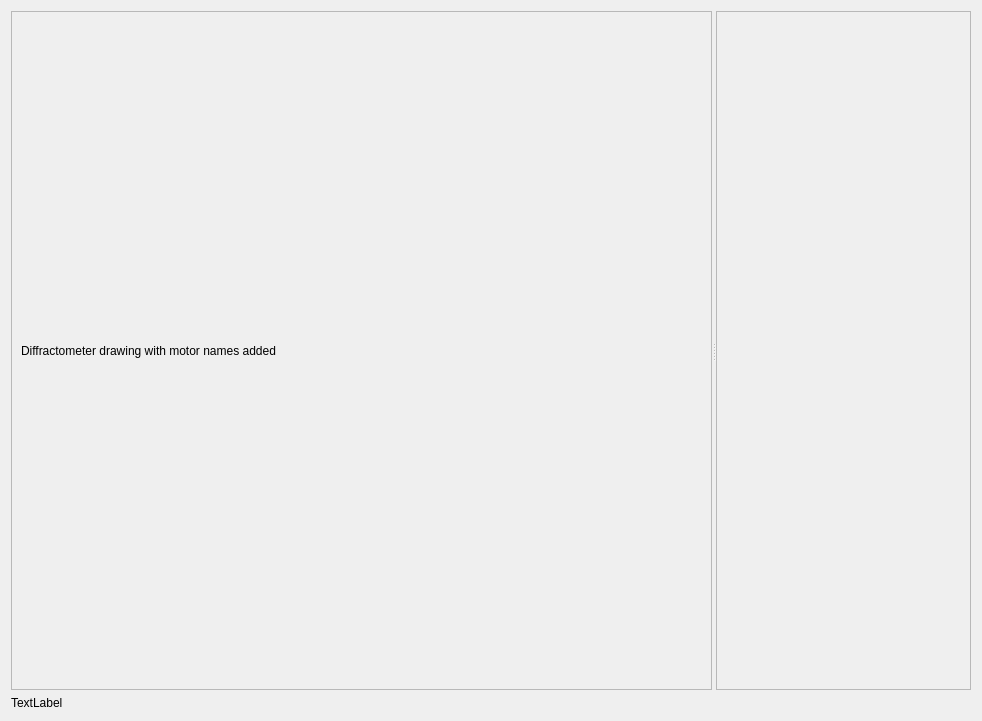
<?xml version="1.0" encoding="UTF-8"?>
<ui version="4.0">
 <class>Form</class>
 <widget class="QWidget" name="Form">
  <property name="geometry">
   <rect>
    <x>0</x>
    <y>0</y>
    <width>982</width>
    <height>721</height>
   </rect>
  </property>
  <property name="windowTitle">
   <string>Form</string>
  </property>
  <layout class="QGridLayout" name="gridLayout">
   <item row="0" column="0">
    <widget class="QSplitter" name="splitter">
     <property name="orientation">
      <enum>Qt::Horizontal</enum>
     </property>
     <widget class="QFrame" name="frame">
      <property name="frameShape">
       <enum>QFrame::StyledPanel</enum>
      </property>
      <property name="frameShadow">
       <enum>QFrame::Raised</enum>
      </property>
      <layout class="QVBoxLayout" name="verticalLayout">
       <item>
        <widget class="QLabel" name="label_pixmap">
         <property name="text">
          <string>Diffractometer drawing with motor names added</string>
         </property>
        </widget>
       </item>
      </layout>
     </widget>
     <widget class="QFrame" name="frame_2">
      <property name="frameShape">
       <enum>QFrame::StyledPanel</enum>
      </property>
      <property name="frameShadow">
       <enum>QFrame::Raised</enum>
      </property>
      <property name="lineWidth">
       <number>1</number>
      </property>
     </widget>
    </widget>
   </item>
   <item row="1" column="0">
    <widget class="QLabel" name="label">
     <property name="sizePolicy">
      <sizepolicy hsizetype="Preferred" vsizetype="Fixed">
       <horstretch>0</horstretch>
       <verstretch>0</verstretch>
      </sizepolicy>
     </property>
     <property name="text">
      <string>TextLabel</string>
     </property>
    </widget>
   </item>
  </layout>
 </widget>
 <resources/>
 <connections/>
</ui>
